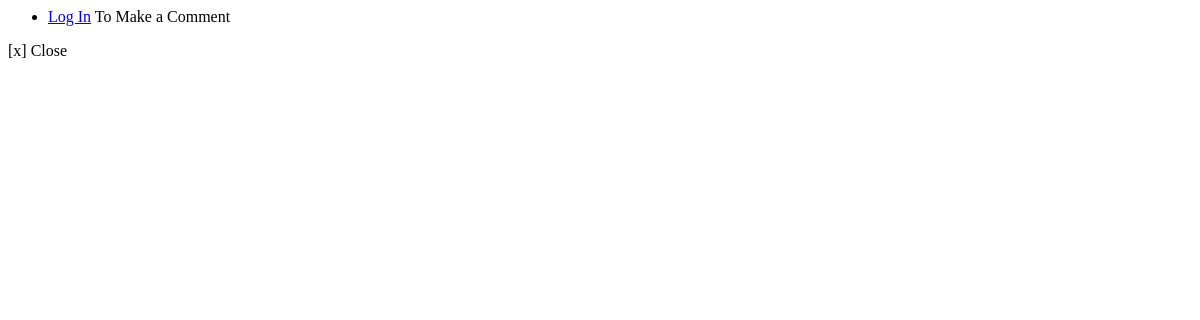
The page /displayComments/1 on the database as committed earlier.
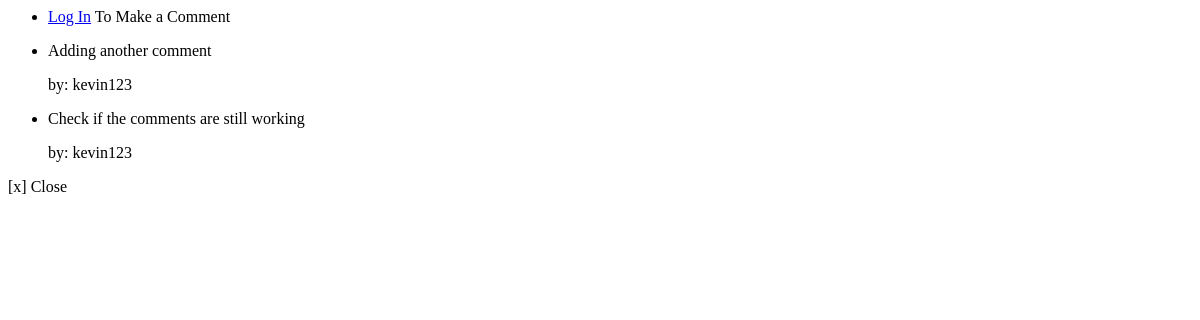
The same page on the database as committed later.
### network/models.py (models this page shows)
class Comment(models.Model):
    comment = models.CharField(max_length=64)
    commentor = models.ForeignKey(User, on_delete=models.CASCADE, related_name="post_commentor")
    comment_item = models.ForeignKey(Posts, on_delete=models.CASCADE, related_name="post_comment")

class User(AbstractUser):
    pass

### network/views.py (the view)
# urls.py: path("displayComments/<int:postId>", views.displayComments, name="displayComments"),
def displayComments(request, postId):
    post = Posts.objects.get(id=postId)
    comments = Comment.objects.filter(comment_item=post).order_by('-id')
    return render(request,"network/Comments.html",{
        "comments": comments
    })

### network/templates/network/Comments.html
<ul class="list-group">
    {% if user.is_authenticated %}
    <li class="list-group-item ">
        <form  method="POST" class="commentform">
            {% csrf_token %}
            <div class="d-flex align-items-center justify-content-around">
                <div class="input-group mb-3">
                    <input id="commentContent" type="text" class="form-control" placeholder="Place Comment">
                    <div class="input-group-append">
                      <input class="btn btn-outline-secondary" type="submit" value="Add Comment" required>
                    </div>
                  </div>
            </div>
        </form>
    </li>
    {%else%}
    <li class="list-group-item">
        <p class="d-flex align-items-center py-0 my-0 text-muted">
            <a href="{% url 'login' %}">Log In</a>
            To Make a Comment
        </p>
    </li>
    {%endif%}
    {% for comment in comments %}
    <li class="list-group-item">
        <p class="d-flex align-items-center py-0 my-0">{{comment.comment}}</p>
        <span class="small text-muted">by: {{comment.commentor}}</span>
    </li>
    {%endfor%}
</ul>
<div class="mt-2 float-right text-muted">
    <p class="closeComments">[x] Close</p>
</div>

Rows that differ between the two databases and show on the page:
added Comment: comment "Adding another comment", commentor "kevin123"
added Comment: comment "Check if the comments are still working", commentor "kevin123"
